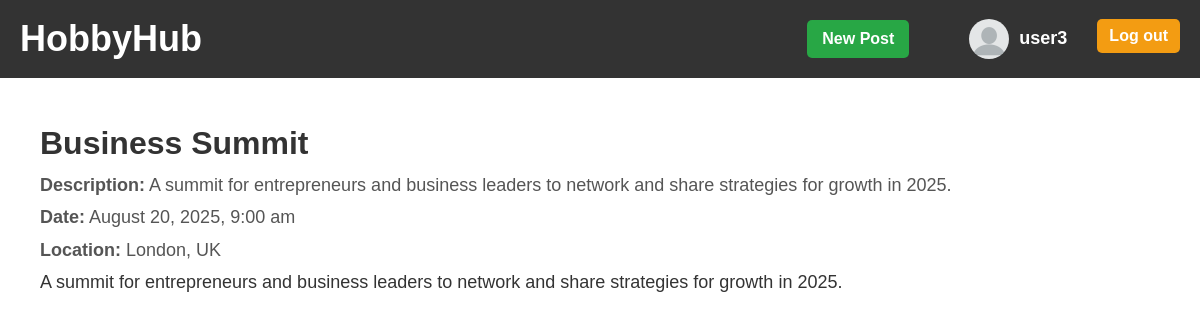
/event.php?id=4 (signed in), run on the app's committed database.
### tables this page shows
CREATE TABLE `events` (
  `event_id` int(10) UNSIGNED NOT NULL,
  `event_name` varchar(255) NOT NULL,
  `event_description` text NOT NULL,
  `event_date` datetime NOT NULL,
  `location` varchar(255) NOT NULL,
  `created_at` timestamp NOT NULL DEFAULT CURRENT_TIMESTAMP
);

### event.php (the view, shortened to what this page needs)
<?php
include 'db_connection.php';
$isLoggedIn = isset($_SESSION['user_id']);
if (isset($_GET['id'])) {
    $event_id = $_GET['id'];
    $sql_event_details = "SELECT * FROM events WHERE event_id = ?";
    $stmt = $conn->prepare($sql_event_details);
    $stmt->bind_param("i", $event_id);
    $stmt->execute();
    $result = $stmt->get_result();
    if ($result->num_rows > 0) {
        $event = $result->fetch_assoc();
    } else {
        echo "<p>Event not found.</p>";
        exit;
    }
} else {
    echo "<p>No event specified.</p>";
    exit;
}
?>
<!DOCTYPE html>
<html lang="en">
<head>
    <link rel="stylesheet" href="glowna.css">
    <link rel="stylesheet" href="navbar.css">
    <link rel="stylesheet" href="event.css">
</head>
<body>
  <header>
    <nav class="navbar">
      <div class="logo">
        <h1><a href="index.php">HobbyHub</a></h1>
      </div>
      <div class="auth-buttons">
        <?php if ($isLoggedIn): ?>
          <div class="auth-info">
            <button class="btn new-post-btn" onclick="window.location.href='new_post.php'">New Post</button>
            <a href="profile.php" class="profile-link">
              <?php
                $profilePictureSrc = 'default.png';
              ?>
              <img src="<?php echo $profilePictureSrc; ?>" alt="Profile Picture" class="profile-img">
              <span class="username"><?php echo htmlspecialchars($_SESSION['username']); ?></span>
            </a>
          </div>
          <form method="POST" style="display: inline;">
              <button type="submit" name="logout" class="btn logout-btn">Log out</button>
          </form>
        <?php else: ?>
            <button class="btn register-btn" onclick="window.location.href='register.php'">Sign up</button>
            <button class="btn login-btn" onclick="window.location.href='login.php'">Login</button>
        <?php endif; ?>
      </div>
    </nav>
  </header>
  <main class="container">
    <div class="event-details">
        <div class="event-header">
            <div class="event-info">
                <h1><?php echo htmlspecialchars($event['event_name'], ENT_QUOTES, 'UTF-8'); ?></h1>
                <p><strong>Description:</strong> <?php echo htmlspecialchars($event['event_description'], ENT_QUOTES, 'UTF-8'); ?></p>
                <p><strong>Date:</strong> <?php echo date("F j, Y, g:i a", strtotime($event['event_date'])); ?></p>
                <p><strong>Location:</strong> <?php echo htmlspecialchars($event['location'], ENT_QUOTES, 'UTF-8'); ?></p>
            </div>
        </div>
        <p><?php echo nl2br(htmlspecialchars($event['event_description'], ENT_QUOTES, 'UTF-8')); ?></p>
    </div>
  </main>
</body>
</html>

### glowna.css (style rules this page uses)
* { margin: 0; padding: 0; box-sizing: border-box; }
body { font-family: Arial, sans-serif; line-height: 1.6; color: #333; }
.logo a { color: white; text-decoration: none; font-size: 36px; font-weight: bold; font-family: "Arial", sans-serif; transition: color 0.3s ease, transform 0.3s ease; }
.auth-info span { color: white; font-size: 18px; font-weight: bold; }
.auth-info { display: flex; align-items: center; gap: 10px; }
.auth-info a { display: flex; align-items: center; text-decoration: none; }
.profile-img { width: 40px; height: 40px; border-radius: 50%; margin-right: 10px; object-fit: cover; }
.username { font-size: 18px; color: white; font-weight: bold; }
.auth-info { display: flex; align-items: center; gap: 10px; margin-right: 20px; }

### navbar.css (style rules this page uses)
header { width: 100%; background-color: #333; color: #fff; }
.navbar { display: flex; justify-content: space-between; align-items: center; padding: 10px 20px; }
.container { max-width: 1200px; margin: 0 auto; padding: 20px; }
.container p { font-size: 18px; line-height: 1.8; }
.auth-buttons { display: flex; gap: 10px; }
.btn { padding: 8px 16px; font-size: 16px; font-weight: bold; border: none; border-radius: 5px; cursor: pointer; transition: background-color 0.3s ease, transform 0.2s ease; }
.logout-btn { background-color: #f39c12; color: white; border: none; padding: 8px 12px; border-radius: 5px; cursor: pointer; transition: background-color 0.3s ease, transform 0.2s ease; }
.new-post-btn { background-color: #28a745; color: white; border: none; padding: 10px 15px; border-radius: 5px; cursor: pointer; font-size: 16px; margin-right: 50px; }

### event.css (style rules this page uses)
.event-details { margin: 0 auto; padding: 20px; }
.event-header { display: flex; align-items: flex-start; gap: 20px; }
.event-info h1 { font-size: 32px; color: #333; }
.event-info p { font-size: 18px; color: #555; }

### data on the page
events: event_name "Business Summit", event_description "A summit for entrepreneurs and business leaders to network and share strategies for growth in 2025.", event_date "August 20, 2025, 9:00 am", location "London, UK"

### other printed values
$_SESSION['username'] "user3"
